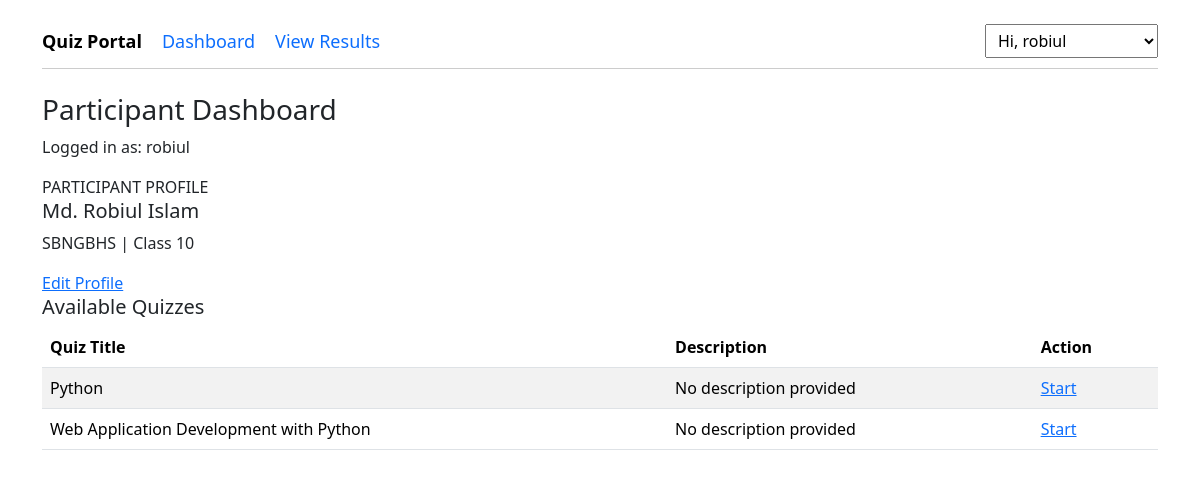
The app's page /dashboard/ (signed in) with its own data.
### QuizApp/models.py (models this page shows, shortened)
class Participant(models.Model):
    GENDER_CHOICES = [
        ('', 'Select Gender'),
        ('Male', 'Male'),
        ('Female', 'Female'),
        ('Other', 'Other'),
    ]
    user = models.OneToOneField(User, on_delete=models.CASCADE, related_name='participant')
    name = models.CharField(max_length=100)
    student_class = models.CharField(max_length=50)
    age = models.PositiveIntegerField(blank=True, null=True)
    gender = models.CharField(max_length=10, choices=GENDER_CHOICES, blank=True)
    institution = models.CharField(max_length=200)

class Quiz(models.Model):
    title = models.CharField(max_length=255)
    description = models.TextField(max_length=255, blank=True, null=True)

### QuizApp/views.py (the view)
# urls.py: path('dashboard/', dashboard, name='dashboard'),
@login_required(login_url='user_login')
def dashboard(request):
    if (request.user.is_staff or request.user.is_superuser):
        quizzes = Quiz.objects.all().order_by('-id')
        quiz_count = quizzes.count()
        context = {
            'page': 'Admin Dashboard',
            'quizzes': quizzes,
            'quiz_count': quiz_count,
            'is_admin': True
        }
        return render(request, 'dashboard.html', context)
    else:
        try:
            participant = request.user.participant
            available_quizzes = Quiz.objects.all().order_by('-id')
            context = {
                'page': 'Participant Dashboard',
                'profile': participant,
                'quizzes': available_quizzes,
                'is_admin': False
            }
            return render(request, 'dashboard.html', context)
        except Participant.DoesNotExist:
            messages.warning(request, 'Please complete your participant profile details first.')
            return redirect('participant')

### templates/dashboard.html
{% extends 'base.html' %}
{% block content %}
<div>
    <div>
        <div>
            <div>
                <h3>{{ page }}</h3>
                <p>Logged in as: {{ request.user.username }}</p>
            </div>
        </div>
        {% if is_admin %}
        <div>
            <div>
                <span>TOTAL QUIZZES</span>
                <h2>{{ quiz_count }}</h2>
            </div>
            <div>
                <a href="{% url 'add_quiz' %}">Create New Quiz</a>
            </div>
        </div>
        <h5>Manage Quizzes</h5>
        <div>
            <table class="table table-secodary table-striped">
                <thead>
                    <tr>
                        <th>Quiz Title</th>
                        <th>Description</th>
                        <th>Actions</th>
                    </tr>
                </thead>
                <tbody>
                    {% for quiz in quizzes %}
                    <tr>
                        <td>{{ quiz.title }}</td>
                        <td>{{ quiz.description|default:"No description provided" }}</td>
                        <td><a href="{% url 'quiz_detail' quiz.id %}">View</a></td>
                    </tr>
                    {% empty %}
                    <tr>
                        <td colspan="3">No quizzes created yet. Click 'Create New Quiz' to get started.</td>
                    </tr>
                    {% endfor %}
                </tbody>
            </table>
        </div>
        {% else %}
        <div>
            <div>
                <div>
                    <span>PARTICIPANT PROFILE</span>
                    <h5>{{ profile.name|default:request.user.username }}</h5>
                    <p>{{ profile.institution }} | {{ profile.student_class }}</p>
                </div>
                <a href="{% url 'participant' %}">Edit Profile</a>
            </div>
        </div>
        <h5>Available Quizzes</h5>
        <div>
            <table class="table table-secodary table-striped">
                <thead>
                    <tr>
                        <th>Quiz Title</th>
                        <th>Description</th>
                        <th>Action</th>
                    </tr>
                </thead>
                <tbody>
                    {% for quiz in quizzes %}
                    <tr>
                        <td>{{ quiz.title }}</td>
                        <td>{{ quiz.description|default:"No description provided" }}</td>
                        <td><a href="{% url 'start_quiz' quiz.id %}">Start</a></td>
                    </tr>
                    {% empty %}
                    <tr>
                        <td colspan="3">No quizzes are currently available to participate.</td>
                    </tr>
                    {% endfor %}
                </tbody>
            </table>
        </div>
        {% endif %}
    </div>
</div>
{% endblock %}

### records on screen
Participant: name "Md. Robiul Islam", institution "SBNGBHS", student_class "Class 10"
Quiz: title "Python", description "No description provided"
Quiz: title "Web Application Development with Python", description "No description provided"

### other values on screen
{{ page }} "Participant Dashboard"
{{ request.user.username }} "robiul"
